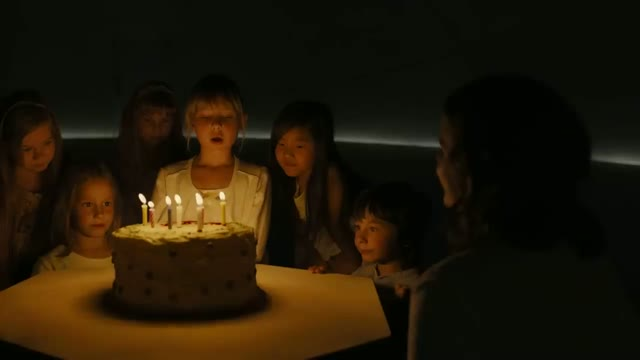
#> input picture assets/versions/v0_original.jpg, 640 x 360 px
$ python -i selfie.py   (imports and definitions only)
#> lines starting #> are read from the running program, lines starting #| are printed output that depends on the picture
import numpy as np, cv2
from ai_edge_litert.interpreter import Interpreter
# [1 line that did not run here, left out]
# [1 line that did not run here, left out]
def person_mask(bgr):
    h,w=bgr.shape[:2]
    x=cv2.resize(cv2.cvtColor(bgr,cv2.COLOR_BGR2RGB),(256,256),interpolation=cv2.INTER_AREA).astype(np.float32)/255
    _it.set_tensor(_i['index'],x[None]); _it.invoke()
    m=_it.get_tensor(_o['index'])[0,:,:,0]
    return cv2.resize(m,(w,h),interpolation=cv2.INTER_LINEAR)

>>> import cv2
>>> picture = cv2.imread('../../assets/versions/v0_original.jpg', cv2.IMREAD_GRAYSCALE)
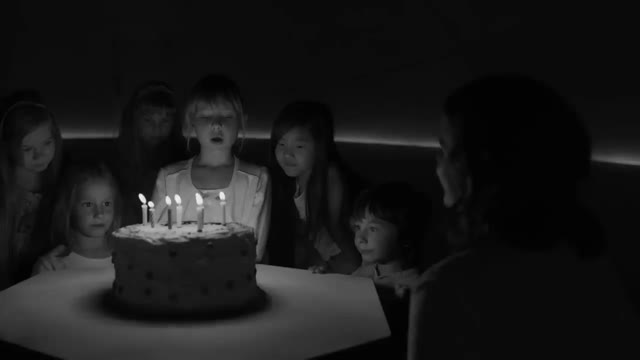
#> picture: shape (360, 640); min 0, max 245, mean 24.6
>>> result = person_mask(picture)
#> in person_mask, `x=cv2.resize(cv2.cvtColor(bgr,cv2.COLOR_BGR2RGB),(256,256),interpolati..`:
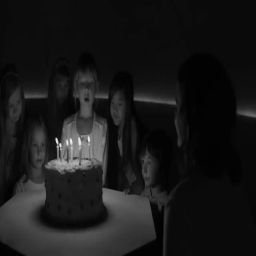
#> x: shape (256, 256, 3) float32; min 0.00392, max 0.914, mean 0.0966
#> (the run stopped early here; a loop or call above may not have finished)
